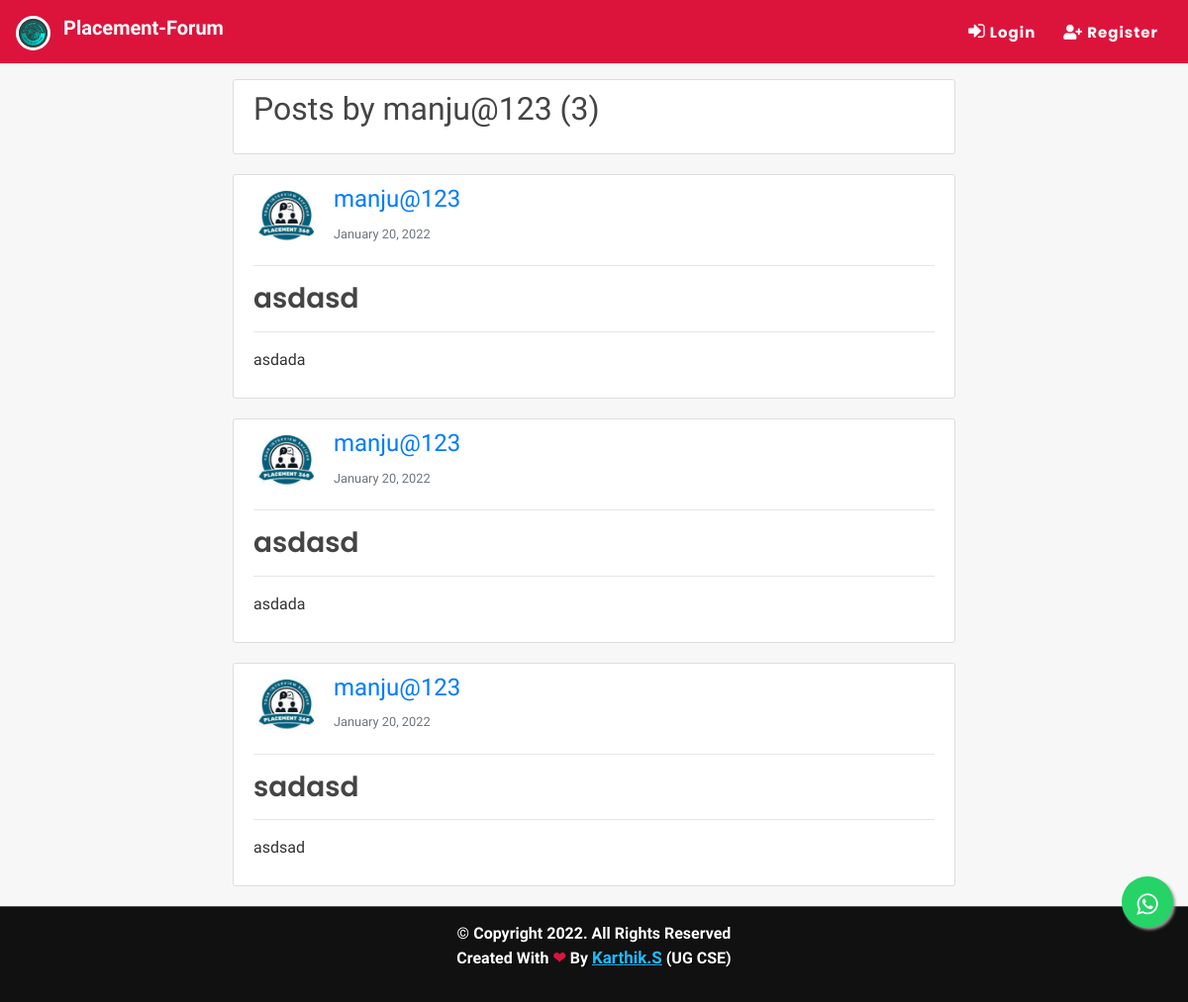
Page /post/user/manju@123/ on the committed database.
### blog/models.py (models this page shows, shortened)
class Post(models.Model):
    title = models.CharField(max_length=150,verbose_name="Title")
    category = models.CharField( max_length=255, default="coding")
    content = RichTextField(blank=True, null=True)
    level = RichTextField(blank=True, null=True)
    link = RichTextField(blank=True, null=True)
    date_posted = models.DateTimeField(default=timezone.now)
    date_updated = models.DateTimeField(auto_now=True)
    author = models.ForeignKey(User, on_delete=models.CASCADE)
    topics = models.CharField(max_length=255, default='sample')
    likes = models.ManyToManyField(User, related_name="blogpost", blank=True)
    saves = models.ManyToManyField(User, related_name="blogsave", blank=True)

### users/models.py (models this page shows, shortened)
class Profile(models.Model):
    user = models.OneToOneField(User, on_delete=models.CASCADE)
    is_online = models.BooleanField(default=False)
    following = models.ManyToManyField(User, related_name="following", blank=True)
    friends = models.ManyToManyField(User, related_name='my_friends', blank=True)
    bio = models.CharField(default="",blank=True,null=True,max_length=350)
    date_of_birth = models.CharField(blank=True,max_length=150)
    updated = models.DateTimeField(auto_now=True)
    created = models.DateTimeField(auto_now_add=True)
    image = models.ImageField(default='default.jpg', upload_to='profile_pics',blank=True, null=True)

### blog/views.py (the view)
# urls.py: path('post/user/<str:username>/', UserPostListView.as_view(), name='user-posts'),
class UserPostListView(ListView):
    model = Post
    template_name = 'blog/user_posts.html'
    context_object_name = 'posts'
    paginate_by = 5
    def get_queryset(self):
        user = get_object_or_404(User, username=self.kwargs.get('username'))
        return Post.objects.filter(author=user).order_by('date_posted')

### blog/templates/blog/user_posts.html (shortened to what this page needs)
{% extends "blog/base.html" %}
{% block content %}
<div class="col-md-8 m-auto">
<div class="content-section">
  <h2 class="mb-3">Posts by {{view.kwargs.username}} ({{page_obj.paginator.count}})</h2>
</div>
    {% for post in posts %}
    <article class="content-section" style="overflow: auto;">
      <div class="media">
          <img class="rounded-circle article-img" src="{{post.author.profile.image.url}}" alt="image">
          <div class="media-body">
              <h4><a class="mr-2" href="{% url 'profile-detail-view' post.author.pk %}">{{ post.author }}</a></h4>
              <small class="text-muted">{{ post.date_posted|date:"F d, Y" }}</small>
          </div>
      </div>
      <hr>
      <h3><a class="article-title" href="{% url 'post-detail' post.id %}">{{ post.title }}</a></h3>
      <hr>
      <p class="article-content">{{ post.content|safe }}</p>
    </article>
    {% endfor %}
</div>
{% endblock %}

### blog/static/blog/main.css (style rules this page uses)
body { background: #f7f7f7; color: #333333; margin-top: 5rem; scroll-behavior: smooth; }
h1, h2, h3, h4, h5, h6 { color: #444444; }
.content-section { background: #ffffff; padding: 10px 20px; border: 1px solid #dddddd; border-radius: 3px; margin-bottom: 20px; }
.article-title { color: #444444; font-family: 'poppins'; font-weight: 600; }
.article-content { white-space: pre-line; }
.article-img { height: 65px; width: 65px; margin-right: 16px; }

### blog/templates/blog/base.html (style rules this page uses)
* { font-family: 'IBM Plex Sans Hebrew', sans-serif; }

### rows in the picture
Post: author.profile.image (picture), author "manju@123", date_posted "January 20, 2022", title "asdasd", content "asdada"
Post: author.profile.image (picture), author "manju@123", date_posted "January 20, 2022", title "asdasd", content "asdada"
Post: author.profile.image (picture), author "manju@123", date_posted "January 20, 2022", title "sadasd", content "asdsad"

### other values in the picture
{{ view.kwargs.username }} "manju@123"
{{ page_obj.paginator.count }} "3"
